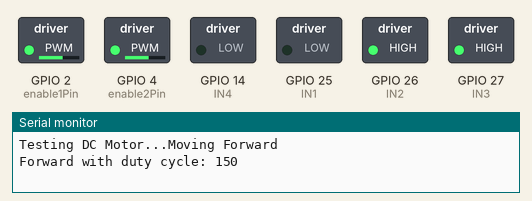
Simulated run of this sketch. Board: ESP32. Parts: switched loads named in the sketch (green lamp = pin HIGH), the last lines printed to the serial monitor.

Above: at 0.05 s.
At 5.5 s:
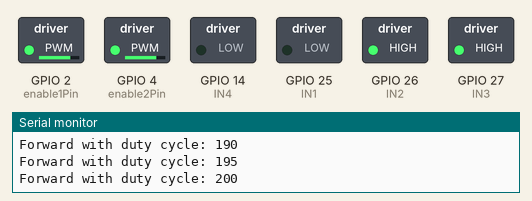
At 11.0 s:
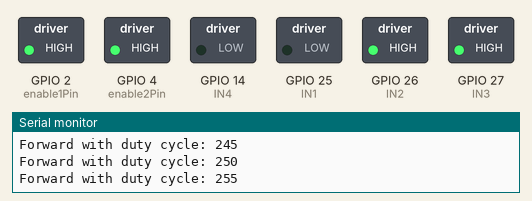
Timing chart, 0 to 12.7 s (numbered marks = the images above):
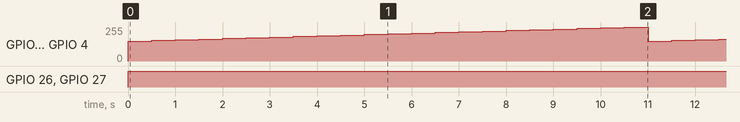

The sketch:

uji-motor.ino
```cpp
#define IN1 25
#define IN2 26
#define IN3 27
#define IN4 14
#define enable1Pin 2
#define enable2Pin 4

// frekuensi PWM
const int freq = 30000;
const int pwmChannel = 0;
const int resolution = 8;
int dutyCycle = 150;


void setup() {
  // put your setup code here, to run once:
  pinMode(IN1, OUTPUT);
  pinMode(IN2, OUTPUT);
  pinMode(IN3, OUTPUT);
  pinMode(IN4, OUTPUT);
  pinMode(enable1Pin, OUTPUT);
  pinMode(enable2Pin, OUTPUT);

  ledcAttachChannel(enable1Pin, freq, resolution, pwmChannel);
  ledcAttachChannel(enable2Pin, freq, resolution, pwmChannel);

  Serial.begin(115200);

  Serial.print("Testing DC Motor...");
}

void loop() {
  // Move the DC motor forward at max speed
  Serial.println("Moving Forward");
  // Move DC motor forward with increasing speed
  digitalWrite(IN1, LOW);
  digitalWrite(IN2, HIGH);
  digitalWrite(IN3, HIGH);
  digitalWrite(IN4, LOW);
  while (dutyCycle <= 255){
    ledcWrite(enable1Pin, dutyCycle);
    ledcWrite(enable2Pin, dutyCycle);
    Serial.print("Forward with duty cycle: ");
    Serial.println(dutyCycle);
    dutyCycle = dutyCycle + 5;
    delay(500);
  }

  dutyCycle = 150;
}
```

Measured:
- by itself, GPIO 2 (enable1Pin), GPIO 4 (enable2Pin): ramps from 149/255 to 255/255 and jumps back, once every 11.0 s
- by itself, GPIO 26 (IN2), GPIO 27 (IN3): LOW → HIGH at 0.00 s
